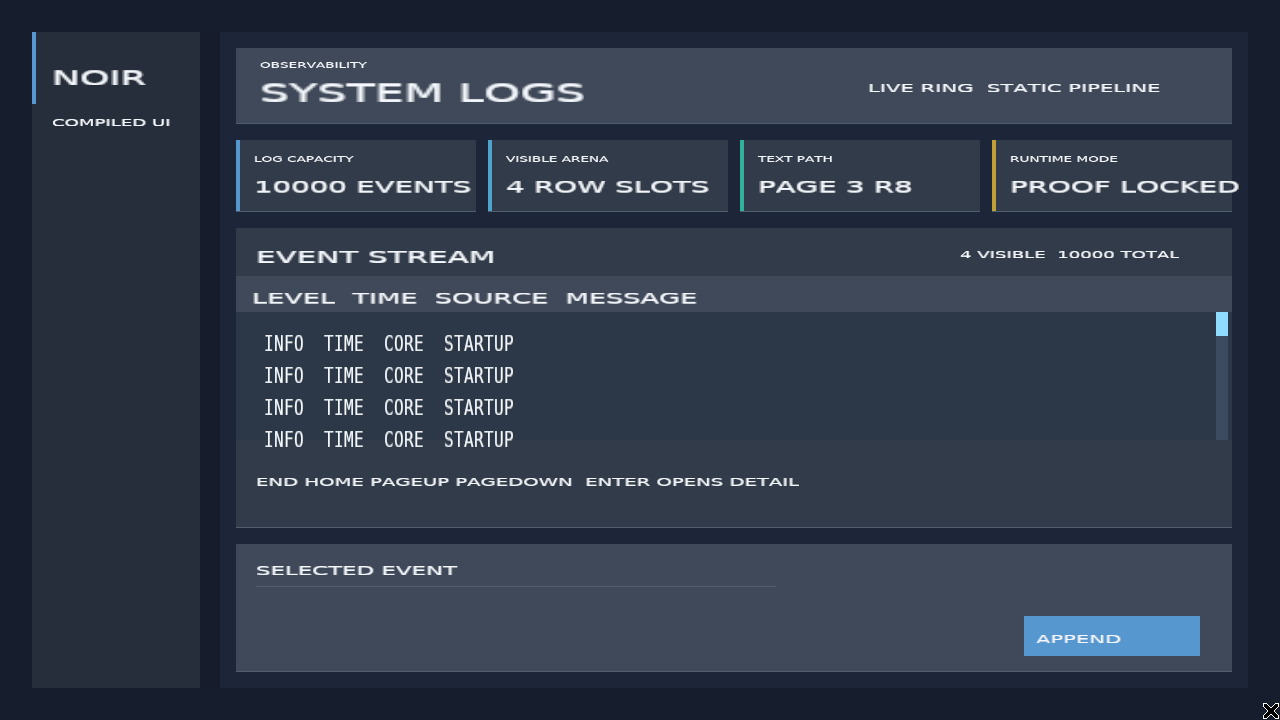
#> input picture out/log-browser-visual-language-v2.png, 1280 x 720 px; its folder holds 8 pictures in this run; the run also reads 1 picture not shown here
$ python make_rounded_surface_v3_comparison.py
#> lines starting #> are read from the running program, lines starting #| are printed output that depends on the picture
#!/usr/bin/env python3
"""Create deterministic v2-to-v3 rounded-surface comparison plates."""
from pathlib import Path
from PIL import Image, ImageDraw, ImageFont

ROOT = Path(__file__).resolve().parents[1]
OUT = ROOT / "out"
REGULAR = "/usr/share/fonts/truetype/dejavu/DejaVuSans.ttf"
BOLD = "/usr/share/fonts/truetype/dejavu/DejaVuSans-Bold.ttf"


def face(path: str, size: int) -> ImageFont.FreeTypeFont:
    return ImageFont.truetype(path, size=size)


def make(before_name: str, after_name: str, output_name: str, title: str) -> None:
#> called with before_name = 'log-browser-visual-language-v2.png', after_name = 'log-browser-rounded-v3.png', output_name = 'log-browser-rounded-v2-v3-comparison.png'
    before = Image.open(OUT / before_name).convert("RGB")
#> before is the input picture: PIL image 1280x720 RGB; mean R, G, B 49.2, 58.7, 74.3
    after = Image.open(OUT / after_name).convert("RGB")
    if before.size != (1280, 720) or after.size != (1280, 720):
        raise ValueError(f"expected 1280x720 source frames, got {before.size} and {after.size}")
    margin, gap, header, footer = 24, 24, 82, 42
    width = margin * 2 + before.width * 2 + gap
#> width = 2632
    height = header + before.height + footer
#> height = 844
    canvas = Image.new("RGB", (width, height), "#05070B")
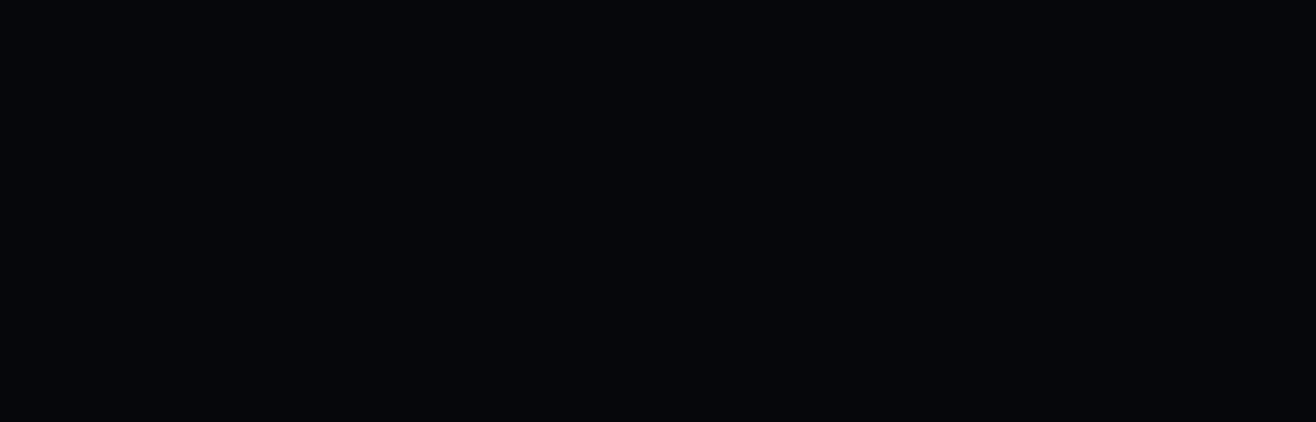
#> canvas: PIL image 2632x844 RGB (shown at 1/2 size); mean R, G, B 5, 7, 11
    draw = ImageDraw.Draw(canvas)
    after_x = margin + before.width + gap
#> after_x = 1328
    image_y = header
    draw.text((margin, 14), title, fill="#C8D5E8", font=face(BOLD, 24))
    draw.text((margin, 48), "BEFORE — VISUAL LANGUAGE V2 / HARD RECTANGLES", fill="#8FA1BA", font=face(BOLD, 15))
    draw.text((after_x, 48), "AFTER — ROUNDED SURFACE V3 / 1PX SDF AA", fill="#67D6C6", font=face(BOLD, 15))
    canvas.paste(before, (margin, image_y))
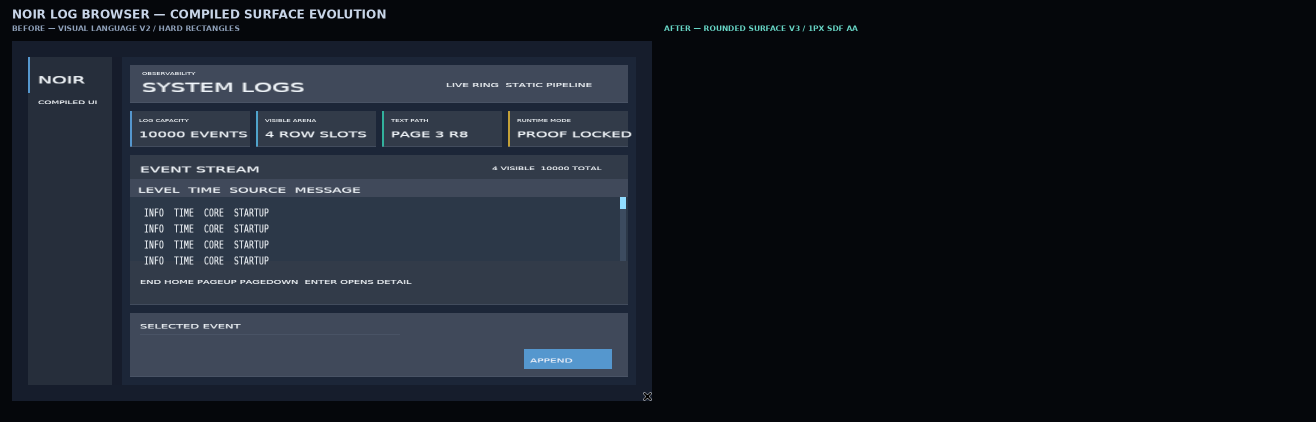
#> canvas: PIL image 2632x844 RGB (shown at 1/2 size); mean R, G, B 24.1, 29.3, 38.2
    canvas.paste(after, (after_x, image_y))
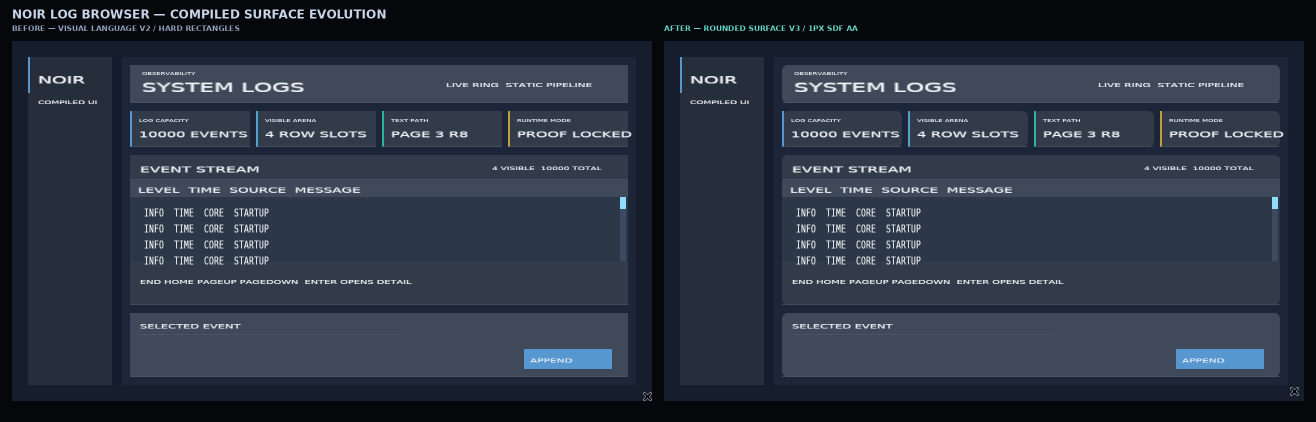
#> canvas: PIL image 2632x844 RGB (shown at 1/2 size); mean R, G, B 42.4, 50.8, 64.4
    draw.rectangle((margin - 1, image_y - 1, margin + before.width, image_y + before.height), outline="#26344A", width=1)
    draw.rectangle((after_x - 1, image_y - 1, after_x + after.width, image_y + after.height), outline="#1F8E80", width=2)
    draw.text((margin, image_y + before.height + 11),
              "Same 1280×720 Scene geometry, text assets, list actions and Vulkan/X11 executor; only compiler-proved rounded metadata changes.",
              fill="#8093AA", font=face(REGULAR, 13))
    canvas.save(OUT / output_name, optimize=True)
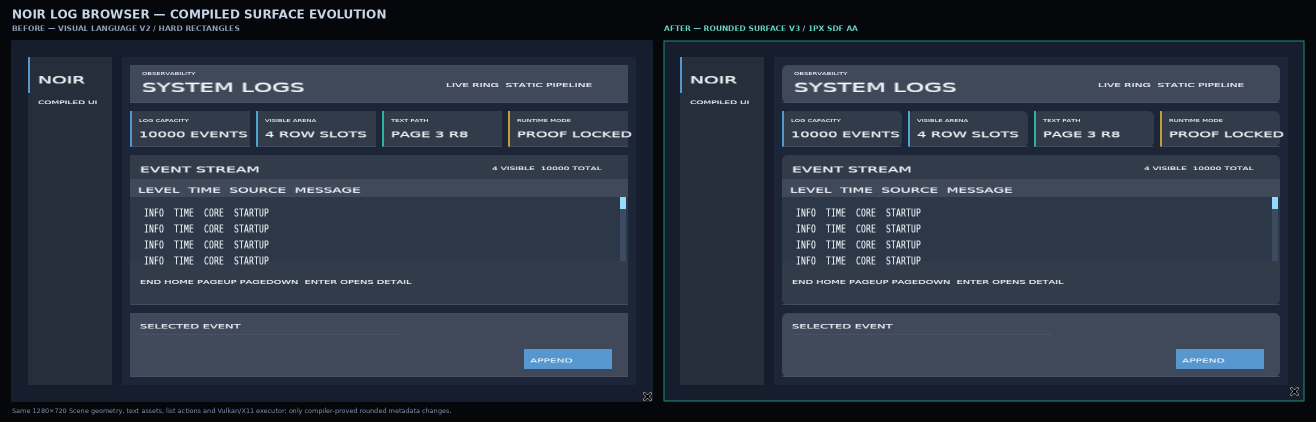
#> saved as log-browser-rounded-v2-v3-comparison.png: PIL image 2632x844 RGB (shown at 1/2 size); mean R, G, B 42.7, 51.4, 65


make("log-browser-visual-language-v2.png", "log-browser-rounded-v3.png",
     "log-browser-rounded-v2-v3-comparison.png", "NOIR LOG BROWSER — COMPILED SURFACE EVOLUTION")
make("realtime-monitor-visual-language-v2.png", "realtime-monitor-rounded-v3.png",
     "realtime-monitor-rounded-v2-v3-comparison.png", "NOIR REALTIME MONITOR — COMPILED SURFACE EVOLUTION")
#> (the run stopped early here; a loop or call above may not have finished)
